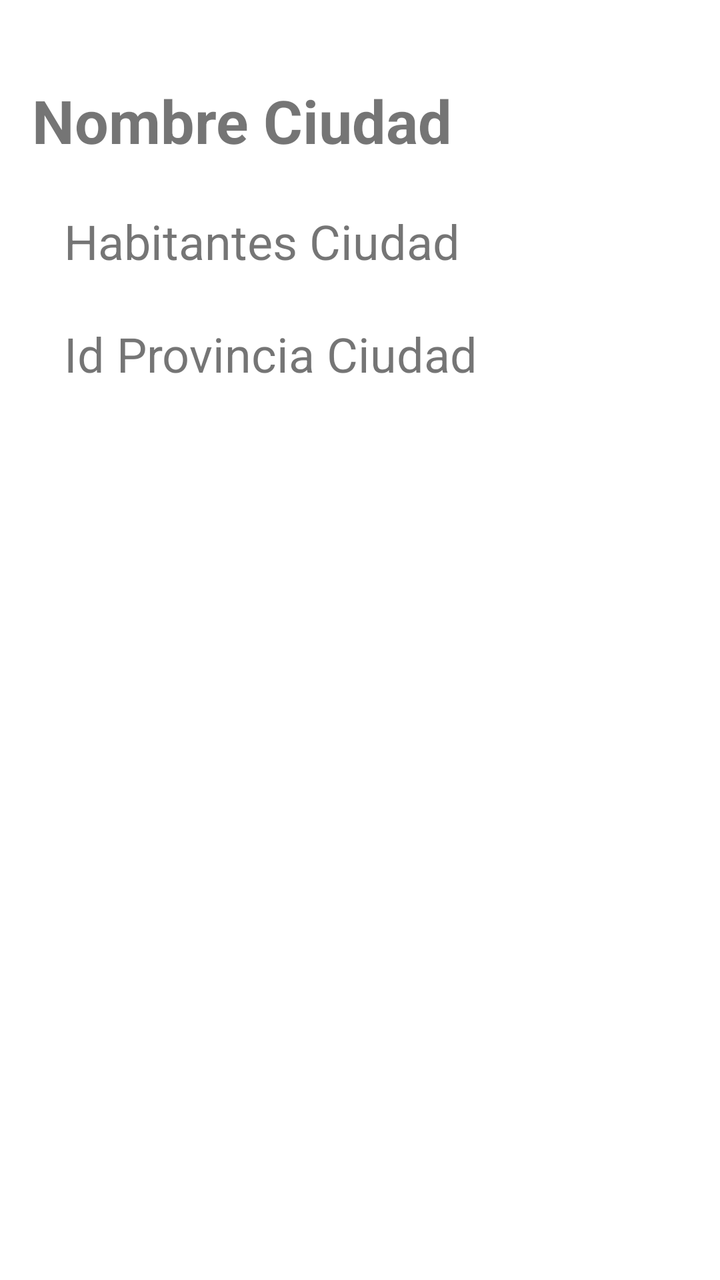
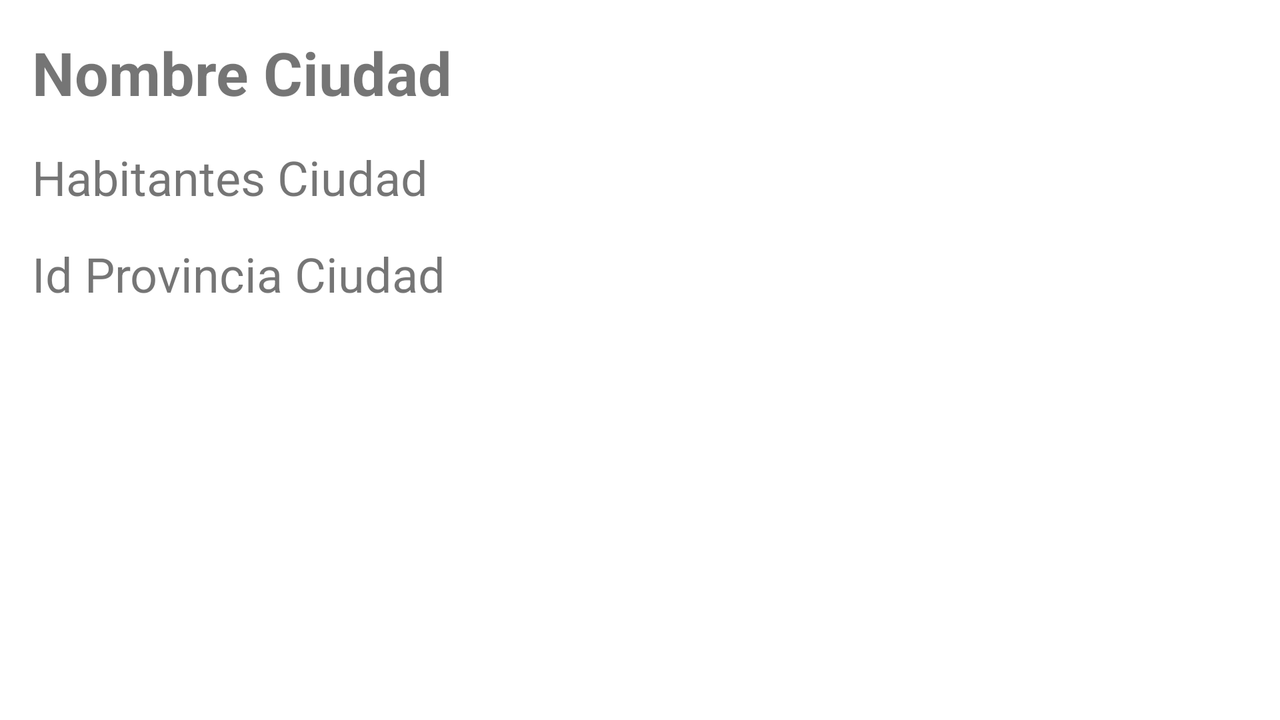

One screen, two layout resources from the same app: the default and the repository's alternative for another configuration. Each is rendered where Android would select it; the XML of both is given below.
<!-- AndroidManifest.xml: application theme Theme.ProyectoEmpresa -->
<!-- res/layout/activity_mostrar_detalle_ciudad.xml -->
<?xml version="1.0" encoding="utf-8"?>
<androidx.constraintlayout.widget.ConstraintLayout xmlns:android="http://schemas.android.com/apk/res/android"
    xmlns:app="http://schemas.android.com/apk/res-auto"
    xmlns:tools="http://schemas.android.com/tools"
    android:layout_width="match_parent"
    android:layout_height="match_parent"
    tools:context=".MostrarDetalleCiudadActivity">

    <ImageView
        android:id="@+id/img_detalle_ciudad"
        android:layout_width="wrap_content"
        android:layout_height="wrap_content"
        android:layout_marginTop="@dimen/margen2"
        android:contentDescription="@string/imagen_dealle_ciudad"
        app:layout_constraintEnd_toEndOf="parent"
        app:layout_constraintStart_toStartOf="parent"
        app:layout_constraintTop_toTopOf="parent"
        app:srcCompat="@drawable/ciudad1" />

    <TextView
        android:id="@+id/txt_detalle_nombrec"
        android:layout_width="0dp"
        android:layout_height="wrap_content"
        android:layout_margin="@dimen/margen1"
        android:layout_marginTop="@dimen/margen2"
        android:text="@string/nombre_ciudad"
        android:textSize="@dimen/tam_titulo"
        android:textStyle="bold"
        app:layout_constraintEnd_toEndOf="parent"
        app:layout_constraintStart_toStartOf="parent"
        app:layout_constraintTop_toBottomOf="@+id/img_detalle_ciudad" />

    <TextView
        android:id="@+id/txt_detalle_habitantes"
        android:layout_width="0dp"
        android:layout_height="wrap_content"
        android:layout_marginStart="@dimen/margen1"
        android:layout_marginLeft="@dimen/margen1"
        android:layout_marginTop="@dimen/margen2"
        android:layout_marginEnd="@dimen/margen1"
        android:layout_marginRight="@dimen/margen1"
        android:text="@string/habitantes_ciudad"
        android:textSize="@dimen/tam_letra2"
        app:layout_constraintEnd_toEndOf="@+id/txt_detalle_nombrec"
        app:layout_constraintStart_toStartOf="@+id/txt_detalle_nombrec"
        app:layout_constraintTop_toBottomOf="@+id/txt_detalle_nombrec" />

    <TextView
        android:id="@+id/txt_detalle_idprovincia"
        android:layout_width="0dp"
        android:layout_height="wrap_content"
        android:layout_marginTop="@dimen/margen2"
        android:text="@string/id_provincia_ciudad"
        android:textSize="@dimen/tam_letra2"
        app:layout_constraintEnd_toEndOf="@+id/txt_detalle_habitantes"
        app:layout_constraintStart_toStartOf="@+id/txt_detalle_habitantes"
        app:layout_constraintTop_toBottomOf="@+id/txt_detalle_habitantes" />

    <ImageView
        android:id="@+id/img_atras_detalle_ciudad"
        android:layout_width="@dimen/ancho1_boton"
        android:layout_height="@dimen/alto1_boton"
        android:layout_marginTop="@dimen/margen2"
        app:layout_constraintEnd_toEndOf="parent"
        android:onClick="atras_detalle"
        app:layout_constraintStart_toStartOf="parent"
        app:layout_constraintTop_toBottomOf="@+id/txt_detalle_idprovincia"
        app:srcCompat="@drawable/atras1" />

</androidx.constraintlayout.widget.ConstraintLayout>
<!-- resources referenced by this layout -->
<resources>
  <dimen name="alto1_boton">64dp</dimen>
  <dimen name="ancho1_boton">64dp</dimen>
  <dimen name="margen1"> 16dp </dimen>
  <dimen name="margen2"> 24dp </dimen>
  <dimen name="tam_letra2">24sp</dimen>
  <dimen name="tam_titulo">30sp</dimen>
  <string name="habitantes_ciudad">Habitantes Ciudad</string>
  <string name="id_provincia_ciudad">Id Provincia Ciudad</string>
  <string name="imagen_dealle_ciudad">Detalle Ciudad</string>
  <string name="nombre_ciudad">Nombre Ciudad</string>
  <style name="Theme.ProyectoEmpresa" parent="Theme.MaterialComponents.DayNight.DarkActionBar">
          
          <item name="colorPrimary">@color/purple_500</item>
          <item name="colorPrimaryVariant">@color/purple_700</item>
          <item name="colorOnPrimary">@color/white</item>
          
          <item name="colorSecondary">@color/teal_200</item>
          <item name="colorSecondaryVariant">@color/teal_700</item>
          <item name="colorOnSecondary">@color/black</item>
          
          <item name="android:statusBarColor" tools:targetApi="l">?attr/colorPrimaryVariant</item>
          
      </style>
</resources>
<!-- res/layout-land/activity_mostrar_detalle_ciudad.xml (the repository's variant of the layout above) -->
<!-- drawn on the phone turned sideways -->
<?xml version="1.0" encoding="utf-8"?>
<androidx.constraintlayout.widget.ConstraintLayout xmlns:android="http://schemas.android.com/apk/res/android"
    xmlns:app="http://schemas.android.com/apk/res-auto"
    xmlns:tools="http://schemas.android.com/tools"
    android:layout_width="match_parent"
    android:layout_height="match_parent"
    tools:context=".MostrarDetalleCiudadActivity">

    <ImageView
        android:id="@+id/img_detalle_ciudad"
        android:layout_width="wrap_content"
        android:layout_height="wrap_content"
        android:layout_marginTop="@dimen/margen1"
        android:layout_marginEnd="@dimen/margen1"
        android:layout_marginRight="@dimen/margen1"
        android:contentDescription="@string/imagen_dealle_ciudad"
        app:layout_constraintEnd_toEndOf="parent"
        app:layout_constraintTop_toTopOf="parent"
        app:srcCompat="@drawable/ciudad1" />

    <TextView
        android:id="@+id/txt_detalle_nombrec"
        android:layout_width="0dp"
        android:layout_height="wrap_content"
        android:layout_margin="@dimen/margen1"
        android:layout_marginTop="@dimen/margen2"
        android:text="@string/nombre_ciudad"
        android:textSize="@dimen/tam_titulo"
        android:textStyle="bold"
        app:layout_constraintEnd_toStartOf="@+id/img_detalle_ciudad"
        app:layout_constraintStart_toStartOf="parent"
        app:layout_constraintTop_toTopOf="parent" />

    <TextView
        android:id="@+id/txt_detalle_habitantes"
        android:layout_width="0dp"
        android:layout_height="wrap_content"
        android:layout_marginTop="@dimen/margen1"
        android:text="@string/habitantes_ciudad"
        android:textSize="@dimen/tam_letra2"
        app:layout_constraintEnd_toEndOf="@+id/txt_detalle_nombrec"
        app:layout_constraintStart_toStartOf="@+id/txt_detalle_nombrec"
        app:layout_constraintTop_toBottomOf="@+id/txt_detalle_nombrec" />

    <TextView
        android:id="@+id/txt_detalle_idprovincia"
        android:layout_width="0dp"
        android:layout_height="wrap_content"
        android:layout_marginTop="@dimen/margen1"
        android:text="@string/id_provincia_ciudad"
        android:textSize="@dimen/margen2"
        app:layout_constraintEnd_toEndOf="@+id/txt_detalle_habitantes"
        app:layout_constraintStart_toStartOf="@+id/txt_detalle_habitantes"
        app:layout_constraintTop_toBottomOf="@+id/txt_detalle_habitantes" />
</androidx.constraintlayout.widget.ConstraintLayout>
<!-- resources referenced by the variant -->
<!-- as the phone turned sideways resolves them -->
<resources>
  <dimen name="margen1"> 16dp </dimen>
  <dimen name="margen2"> 24dp </dimen>
  <dimen name="tam_letra2">24sp</dimen>
  <dimen name="tam_titulo">30sp</dimen>
  <string name="habitantes_ciudad">Habitantes Ciudad</string>
  <string name="id_provincia_ciudad">Id Provincia Ciudad</string>
  <string name="imagen_dealle_ciudad">Detalle Ciudad</string>
  <string name="nombre_ciudad">Nombre Ciudad</string>
  <style name="Theme.ProyectoEmpresa" parent="Theme.MaterialComponents.DayNight.DarkActionBar">
          
          <item name="colorPrimary">@color/purple_500</item>
          <item name="colorPrimaryVariant">@color/purple_700</item>
          <item name="colorOnPrimary">@color/white</item>
          
          <item name="colorSecondary">@color/teal_200</item>
          <item name="colorSecondaryVariant">@color/teal_700</item>
          <item name="colorOnSecondary">@color/black</item>
          
          <item name="android:statusBarColor" tools:targetApi="l">?attr/colorPrimaryVariant</item>
          
      </style>
</resources>
